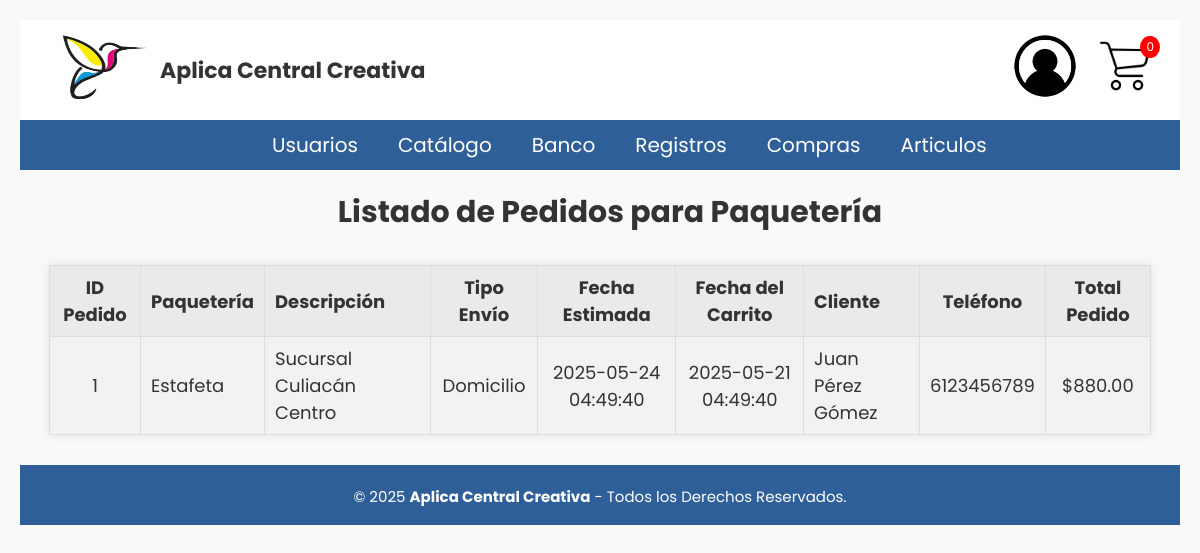
The page /Paqueteria/ver_pedidos.php (signed in) on the database its author committed.
### tables this page shows
CREATE TABLE pedido(
id_pedido INT NOT NULL PRIMARY KEY AUTO_INCREMENT,
id_envio INT NOT NULL,
id_paqueteria INT,
id_carrito INT NOT NULL,
iva DECIMAL(6,2),
ieps DECIMAL(2),
id_direccion INT,
precio_total_pedido DECIMAL(6,2) NOT NULL,
fecha_pedido DATE NOT NULL,
CONSTRAINT fk_pedido_envio FOREIGN KEY (id_envio) REFERENCES envio(id_envio),
CONSTRAINT fk_pedido_paqueteria FOREIGN KEY (id_paqueteria) REFERENCES paqueteria(id_paqueteria),
CONSTRAINT fk_pedido_carrito FOREIGN KEY (id_carrito) REFERENCES carrito(id_carrito),
CONSTRAINT fk_pedido_direccion FOREIGN KEY (id_direccion) REFERENCES direccion(id_direccion)
);

CREATE TABLE paqueteria(
id_paqueteria INT NOT NULL PRIMARY KEY AUTO_INCREMENT,
nombre_paqueteria VARCHAR(50) NOT NULL,
descripcion VARCHAR(50) NOT NULL,
fecha DATETIME NOT NULL
);

CREATE TABLE envio(
id_envio INT NOT NULL PRIMARY KEY AUTO_INCREMENT,
tipo_envio ENUM('Domicilio','Punto de Entrega') NOT NULL,
costo DECIMAL(6,2) NOT NULL,
fecha_estimada DATETIME NOT NULL
);

CREATE TABLE carrito(
id_carrito INT NOT NULL PRIMARY KEY AUTO_INCREMENT,
id_cliente INT NOT NULL,
fecha DATETIME NOT NULL,
total DECIMAL(10,2) DEFAULT 0,
CONSTRAINT fk_cliente_carrito FOREIGN KEY (id_cliente) REFERENCES cliente(id_cliente)
);

CREATE TABLE cliente (
id_cliente INT NOT NULL PRIMARY KEY AUTO_INCREMENT,
id_usuario INT NOT NULL,
nom_persona VARCHAR(50) NOT NULL,
apellido_paterno VARCHAR(20) NOT NULL,
apellido_materno VARCHAR(20) NOT NULL,
telefono VARCHAR(10) NOT NULL,
monedero DECIMAL(6,2) DEFAULT 0,
CONSTRAINT fk_usuario FOREIGN KEY (id_usuario) REFERENCES usuario(id_usuario)
);

### Paqueteria/ver_pedidos.php (the view, shortened to what this page needs)
<?php
include '../BD/ConexionBD.php';
include ('../Nav/header.php');
$sql = "SELECT
            p.id_pedido,
            pq.nombre_paqueteria,
            pq.descripcion,
            e.tipo_envio,
            e.fecha_estimada,
            c.fecha AS fecha_carrito,
            p.precio_total_pedido,
            cl.nom_persona,
            cl.apellido_paterno,
            cl.apellido_materno,
            cl.telefono
        FROM pedido p
        JOIN paqueteria pq ON p.id_paqueteria = pq.id_paqueteria
        JOIN envio e ON p.id_envio = e.id_envio
        JOIN carrito c ON p.id_carrito = c.id_carrito
        JOIN cliente cl ON c.id_cliente = cl.id_cliente
        ORDER BY p.id_pedido DESC";
$result = $conn->query($sql);
?>
<!DOCTYPE html>
<html lang="es">
<head>
    <link rel="stylesheet" href="estilos_pedidos.css">
</head>
<body>
    <h2>Listado de Pedidos para Paquetería</h2>
    <table>
        <tr>
            <th>ID Pedido</th>
            <th class="descripcion">Paquetería</th>
            <th class="descripcion">Descripción</th>
            <th>Tipo Envío</th>
            <th>Fecha Estimada</th>
            <th>Fecha del Carrito</th>
            <th class="cliente">Cliente</th>
            <th class="telefono">Teléfono</th>
            <th>Total Pedido</th>
        </tr>
        <?php
        if ($result && $result->num_rows > 0) {
            while ($row = $result->fetch_assoc()) {
                echo "<tr>
                        <td>{$row['id_pedido']}</td>
                        <td class='descripcion'>{$row['nombre_paqueteria']}</td>
                        <td class='descripcion'>{$row['descripcion']}</td>
                        <td>{$row['tipo_envio']}</td>
                        <td>{$row['fecha_estimada']}</td>
                        <td>{$row['fecha_carrito']}</td>
                        <td class='cliente'>{$row['nom_persona']} {$row['apellido_paterno']} {$row['apellido_materno']}</td>
                        <td class='telefono'>{$row['telefono']}</td>
                        <td>\${$row['precio_total_pedido']}</td>
                      </tr>";
            }
        } else {
            echo "<tr><td colspan='9'>No hay pedidos registrados</td></tr>";
        }
        ?>
    </table>
    <?php
include '../Nav/footer.php';
?>
</body>
</html>

### CSS/cabecera.css (style rules this page uses)
html { font-size: 20px; overflow-y: auto; font-family: 'Poppins', sans-serif; }

### CSS/menu.css (style rules this page uses)
* { padding: 0px; margin: 0px; }

### CSS/formularios.css (style rules this page uses)
* { font-family: 'Poppins', sans-serif; margin: 0; padding: 0; box-sizing: border-box; }

### CSS/cabecera2.css (style rules this page uses)
* { padding: 0px; margin: 0px; }
h1, h2 { color: #000000; }
table { width: 100%; margin-bottom: 20px; border-collapse: collapse; }
table, th, td { border: 1px solid #ddd; }
th, td { padding: 10px; text-align: left; }

### CSS/Carrito.css (style rules this page uses)
body { font-family: 'Segoe UI', Tahoma, Geneva, Verdana, sans-serif; background-color: #f4f4f9; color: #000000; }
th, td { padding: 12px 15px; text-align: center; vertical-align: middle; }
tbody tr { border-bottom: 1px solid #eee; }

### CSS/direccion.css (style rules this page uses)
body { font-family: 'Segoe UI', Tahoma, Geneva, Verdana, sans-serif; background-color: #f4f4f9; color: #000000; }

### CSS/Tarjetas.css (style rules this page uses)
table { width: 95%; margin: 0 auto 40px auto; border-collapse: collapse; font-family: Arial, sans-serif; }
table th, table td { padding: 8px 10px; border: 1px solid #ddd; text-align: center; font-size: 0.9rem; }
table tbody tr:nth-child(even) { background-color: #f2f2f2; }

### CSS/confirmar_pedido.css (style rules this page uses)
body { font-family: 'Segoe UI', Tahoma, Geneva, Verdana, sans-serif; background-color: #f4f4f9; color: #000000; margin: 0; padding: 0; }
h2 { text-align: left; color: #000000; margin-top: 20px; margin-left: 20px; }

### CSS/reporte_ventas.css (style rules this page uses)
body { font-family: Arial, sans-serif; background-color: #f8f9fa; color: #333; }
h2 { color: #2c3e50; text-align: center; margin-bottom: 30px; }

### Paqueteria/estilos_pedidos.css (style rules this page uses)
body { font-family: Arial, sans-serif; background-color: #f9f9f9; padding: 20px; }
h2 { text-align: center; margin-bottom: 30px; color: #333; }
table { width: 95%; margin: 0 auto; border-collapse: collapse; background-color: #fff; box-shadow: 0 0 10px rgba(0, 0, 0, 0.1); }
th, td { border: 1px solid #ccc; padding: 12px; text-align: center; }
th.descripcion, td.descripcion, th.cliente, td.cliente { text-align: left; }
th.telefono, td.telefono { width: 110px; }
th { background-color: #eaeaea; color: #333; font-weight: bold; }
tr:nth-child(even) { background-color: #f5f5f5; }

### rows shown on the page
pedido: id_pedido "1", id_paqueteria.nombre_paqueteria "Estafeta", id_paqueteria.descripcion "Sucursal Culiacán Centro", id_envio.tipo_envio "Domicilio", id_envio.fecha_estimada "2025-05-24 04:49:40", id_carrito.fecha "2025-05-21 04:49:40", cliente.nom_persona "Juan", cliente.apellido_paterno "Pérez", cliente.apellido_materno "Gómez", cliente.telefono "6123456789", precio_total_pedido "880.00"

### other values the page prints
$total_cantidad "0"
$nombre "Usuarios"
$nombre "Catálogo"
$nombre "Banco"
$nombre "Registros"
$nombre "Compras"
$nombre "Articulos"
